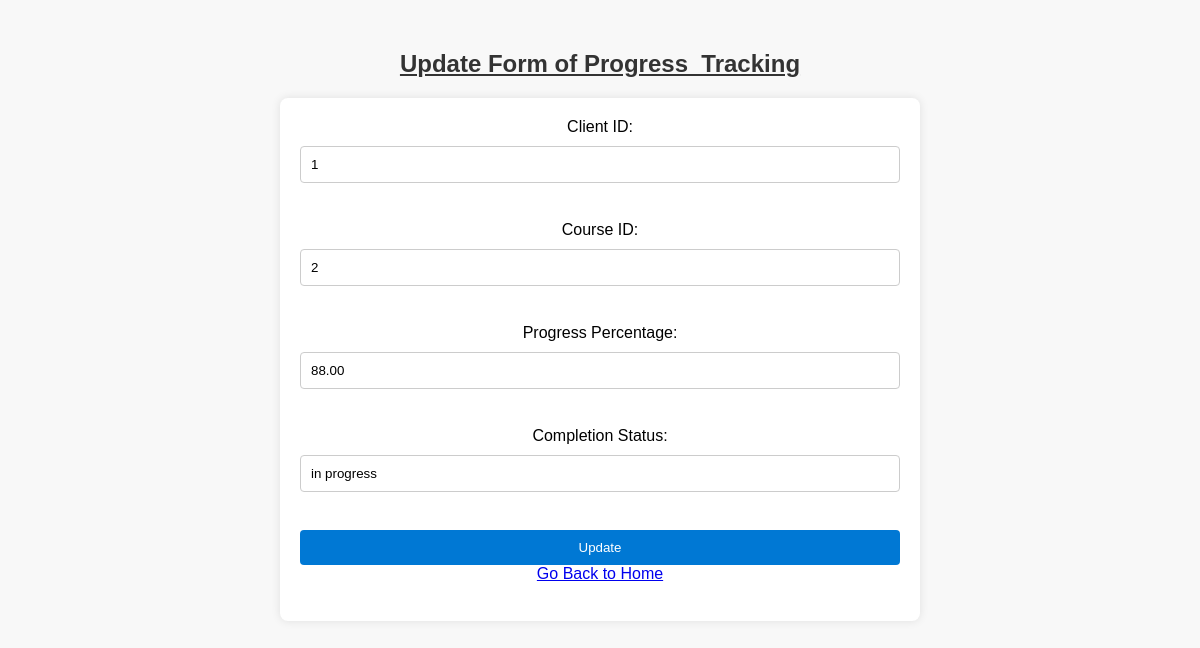
The page /update_Progress_Tracking.php?tracking_id=1 on the database its author committed.
### tables this page shows
CREATE TABLE `progress_tracking` (
  `tracking_id` int(11) NOT NULL,
  `client_id` int(11) DEFAULT NULL,
  `course_id` int(11) DEFAULT NULL,
  `progress_percentage` decimal(5,2) DEFAULT NULL,
  `completion_status` enum('incomplete','in progress','completed') DEFAULT NULL
);

### update_Progress_Tracking.php (the view, shortened to what this page needs)
<?php
include('database_connection.php');
if(isset($_REQUEST['tracking_id'])) {
    $tracking_id = $_REQUEST['tracking_id'];
    $stmt = $connection->prepare("SELECT * FROM Progress_Tracking WHERE tracking_id=?");
    $stmt->bind_param("i", $tracking_id);
    $stmt->execute();
    $result = $stmt->get_result();
    if($result->num_rows > 0) {
        $row = $result->fetch_assoc();
        $w = $row['client_id'];
        $x = $row['course_id'];
        $y = $row['progress_percentage'];
        $z = $row['completion_status'];
    } else {
        echo "Progress_Tracking not found.";
    }
}
?>
<!DOCTYPE html>
<html>
<head>
</head>
<body>
    <center>
        <h2><u>Update Form of Progress_Tracking</u></h2>
        <form method="POST" onsubmit="return confirmUpdate();">
            <label for="clientid">Client ID:</label>
            <input type="number" name="clientid" value="<?php echo isset($w) ? $w : ''; ?>">
            <br><br>
            <label for="courseid">Course ID:</label>
            <input type="text" name="courseid" value="<?php echo isset($x) ? $x : ''; ?>">
            <br><br>
            <label for="progp">Progress Percentage:</label>
            <input type="number" name="progp" value="<?php echo isset($y) ? $y : ''; ?>">
            <br><br>
            <label for="comples">Completion Status:</label>
            <input type="text" name="comples" value="<?php echo isset($z) ? $z : ''; ?>">
            <br><br>
            <input type="submit" name="up" value="Update">
            <a href="./home.php">Go Back to Home</a><br><br>
        </form>
    </center>
</body>
</html>

### update_Progress_Tracking.php (style rules this page uses)
body { font-family: Arial, sans-serif; background-color: #f8f8f8; margin: 0; padding: 0; }
center { margin-top: 50px; }
form { width: 50%; margin: 0 auto; background-color: #fff; padding: 20px; border-radius: 8px; box-shadow: 0 0 10px rgba(0, 0, 0, 0.1); }
h2 { text-align: center; color: #333; }
label { display: block; margin-bottom: 10px; }
input[type="number"], input[type="text"] { width: 100%; padding: 10px; margin-bottom: 20px; border: 1px solid #ccc; border-radius: 4px; box-sizing: border-box; }
input[type="submit"] { width: 100%; padding: 10px; background-color: #0078D4; color: #fff; border: none; border-radius: 4px; cursor: pointer; transition: background-color 0.3s; }

### rows shown on the page
progress_tracking: clientid "1", courseid "2", progp "88.00", comples "in progress"
